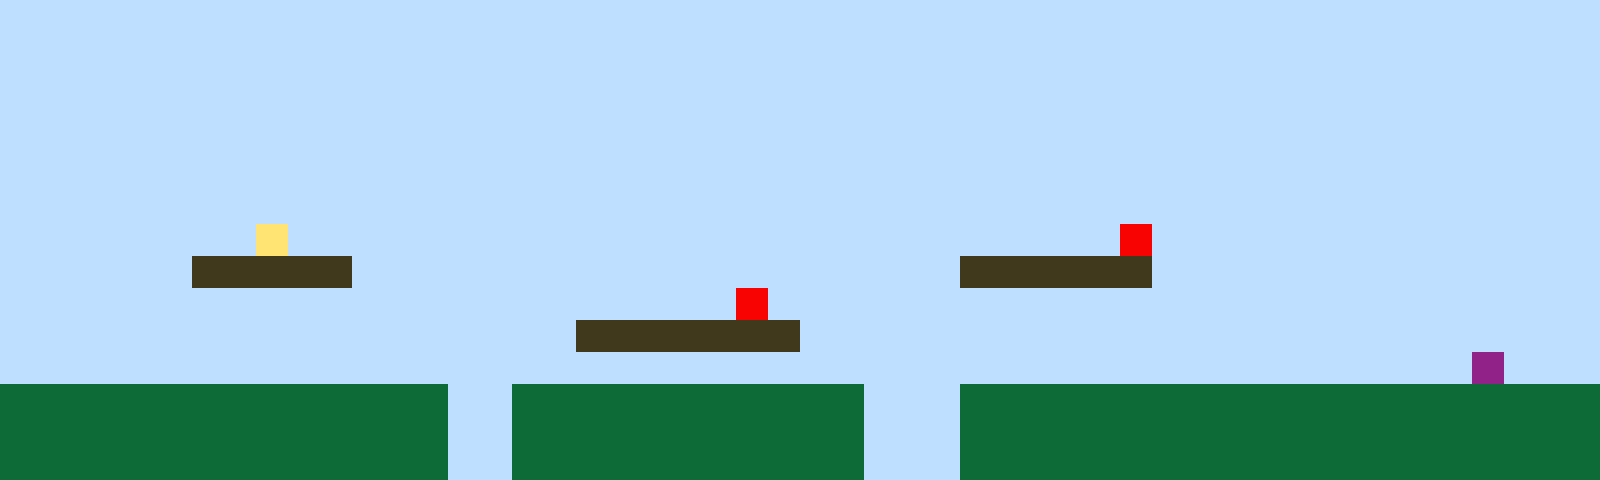

The image is a tile-based game level rendered from a .tmx file. Its description and complete source (layers, tilesets, objects, tile grids) follow:
An orthogonal 50x15 tile map with 32x32 px tiles, 1 tile layer (Tile Layer 1).

<map version="1.10" tiledversion="1.11.2" orientation="orthogonal" renderorder="right-up" width="50" height="15" tilewidth="32" tileheight="32" infinite="0" nextlayerid="2" nextobjectid="1"><editorsettings><export target="map1.csv" format="csv" /></editorsettings><tileset firstgid="1" name="sprites" tilewidth="32" tileheight="32" tilecount="6" columns="3"><image source="sprites.png" width="96" height="64" /></tileset><layer id="1" name="Tile Layer 1" width="50" height="15"><data encoding="csv">1,1,1,1,1,1,1,1,1,1,1,1,1,1,1,1,1,1,1,1,1,1,1,1,1,1,1,1,1,1,1,1,1,1,1,1,1,1,1,1,1,1,1,1,1,1,1,1,1,1,1,1,1,1,1,1,1,1,1,1,1,1,1,1,1,1,1,1,1,1,1,1,1,1,1,1,1,1,1,1,1,1,1,1,1,1,1,1,1,1,1,1,1,1,1,1,1,1,1,1,1,1,1,1,1,1,1,1,1,1,1,1,1,1,1,1,1,1,1,1,1,1,1,1,1,1,1,1,1,1,1,1,1,1,1,1,1,1,1,1,1,1,1,1,1,1,1,1,1,1,1,1,1,1,1,1,1,1,1,1,1,1,1,1,1,1,1,1,1,1,1,1,1,1,1,1,1,1,1,1,1,1,1,1,1,1,1,1,1,1,1,1,1,1,1,1,1,1,1,1,1,1,1,1,1,1,1,1,1,1,1,1,1,1,1,1,1,1,1,1,1,1,1,1,1,1,1,1,1,1,1,1,1,1,1,1,1,1,1,1,1,1,1,1,1,1,1,1,1,1,1,1,1,1,1,1,1,1,1,1,1,1,1,1,1,1,1,1,1,1,1,1,1,1,1,1,1,1,1,1,1,1,1,1,1,1,1,1,1,1,1,1,1,1,1,1,1,1,1,1,1,1,1,1,1,1,1,1,1,1,1,1,1,1,1,1,1,1,1,1,1,1,1,1,1,1,1,1,1,1,1,1,1,1,1,1,1,1,1,1,1,1,1,1,1,1,1,1,1,1,1,1,1,1,1,1,1,1,4,1,1,1,1,1,1,1,1,1,1,1,1,1,1,1,1,1,1,1,1,1,1,1,1,1,1,5,1,1,1,1,1,1,1,1,1,1,1,1,1,1,1,1,1,1,1,1,3,3,3,3,3,1,1,1,1,1,1,1,1,1,1,1,1,1,1,1,1,1,1,1,3,3,3,3,3,3,1,1,1,1,1,1,1,1,1,1,1,1,1,1,1,1,1,1,1,1,1,1,1,1,1,1,1,1,1,1,1,1,1,1,1,1,1,5,1,1,1,1,1,1,1,1,1,1,1,1,1,1,1,1,1,1,1,1,1,1,1,1,1,1,1,1,1,1,1,1,1,1,1,1,1,1,1,1,1,1,1,1,3,3,3,3,3,3,3,1,1,1,1,1,1,1,1,1,1,1,1,1,1,1,1,1,1,1,1,1,1,1,1,1,1,1,1,1,1,1,1,1,1,1,1,1,1,1,1,1,1,1,1,1,1,1,1,1,1,1,1,1,1,1,1,1,1,1,1,1,1,1,1,1,1,1,1,1,1,1,6,1,1,1,2,2,2,2,2,2,2,2,2,2,2,2,2,2,1,1,2,2,2,2,2,2,2,2,2,2,2,1,1,1,2,2,2,2,2,2,2,2,2,2,2,2,2,2,2,2,2,2,2,2,2,2,2,2,2,2,2,2,2,2,2,2,2,2,1,1,2,2,2,2,2,2,2,2,2,2,2,1,1,1,2,2,2,2,2,2,2,2,2,2,2,2,2,2,2,2,2,2,2,2,2,2,2,2,2,2,2,2,2,2,2,2,2,2,1,1,2,2,2,2,2,2,2,2,2,2,2,1,1,1,2,2,2,2,2,2,2,2,2,2,2,2,2,2,2,2,2,2,2,2</data></layer></map>
